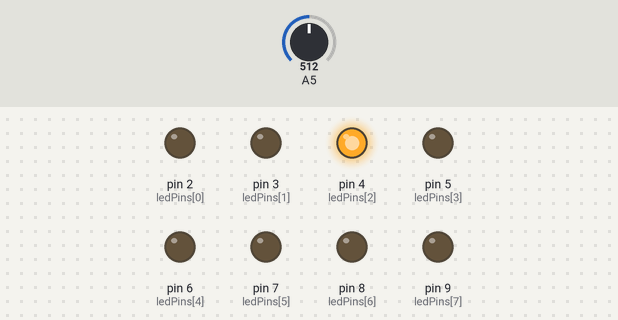
A sketch run on a simulated Arduino Uno, built with avr-gcc and run on an emulated ATmega328P. Parts: output pins drawn as LEDs (lit = HIGH). Dashed ring = blinking. The test bench sets the inputs (shaded band); at power-on: A5 = 512.

Above: at 1.2 s.
1.3 s: A5 set to 740
At 4.1 s:
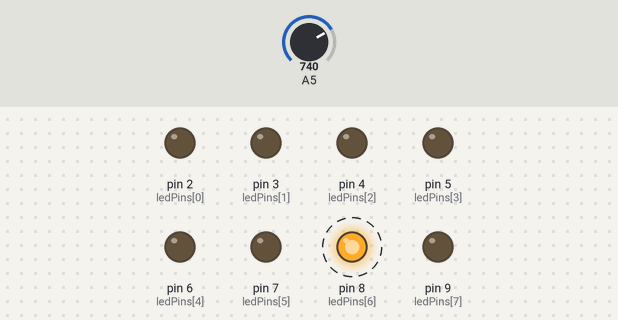
4.3 s: A5 set to 761
At 4.3 s:
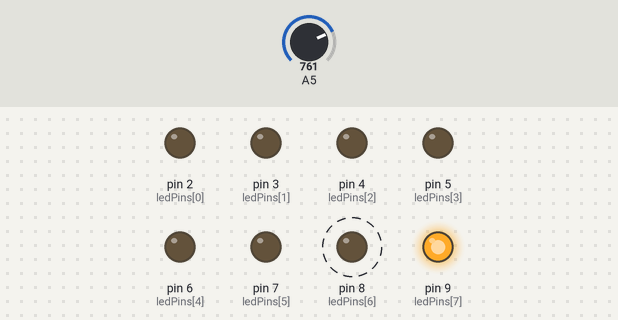
6.4 s: A5 set to 900
7.9 s: A5 set to 511
At 8.91 s:
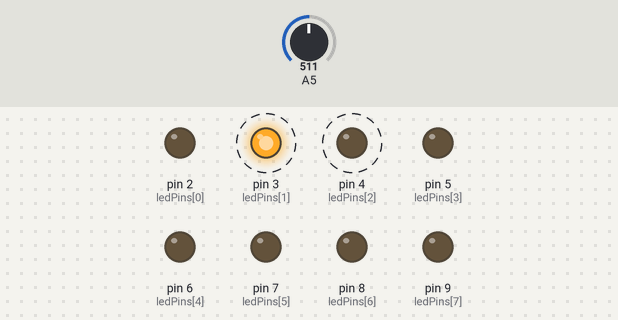
Timing chart, 0 to 11.9 s (numbered marks = the images above; inputs shaded):
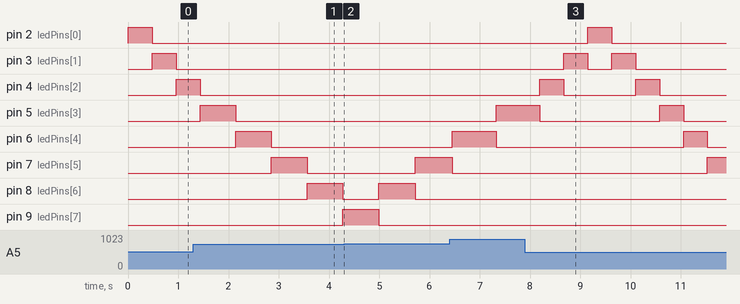

Measured:
- the behaviour switches between 752 and 753 on A5 (found by bisection; images 1 and 2)
- after the input at 7.9 s, pin 3 (ledPins[1]): alternates HIGH for 0.48 s and LOW for 0.48 s, 4 changes in all, then stays LOW, starting after 0.77 s; pin 6 (ledPins[4]): LOW → HIGH after 3.2 s, → LOW 0.48 s later; pin 7 (ledPins[5]): LOW → HIGH after 3.6 s
- by itself, pin 4 (ledPins[2]): alternates HIGH for 0.48 s and LOW for 1.4 s

The sketch:

03-running-leds-v2.ino
```cpp
const uint8_t ledNumber = 8;
const uint8_t ledPins[ledNumber] = {2, 3, 4, 5, 6, 7, 8, 9};


// Re-map range from analogRead (93 - 1023) to delayTime (50 - 1000 ms) corresponding to problem
float mapRange(float value, float m = 93, float n = 1023, float x = 50, float y = 1000) {
    return x + ((value - m) * (y - x)) / (n - m);
}

void setup()
{
  Serial.begin(9600);
  for (int i = 0; i < ledNumber; i++) {
  	pinMode(ledPins[i], OUTPUT);
  }
}

void loop()
{
  for (int i = 0; i < ledNumber; i++) {
  	digitalWrite(ledPins[i], HIGH);
    delay(mapRange(analogRead(A5)));
    digitalWrite(ledPins[i], LOW);
  }

  for (int i = ledNumber - 2; i > 0; i--) {
  	digitalWrite(ledPins[i], HIGH);
    delay(mapRange(analogRead(A5)));
    digitalWrite(ledPins[i], LOW);
  }
}
```
